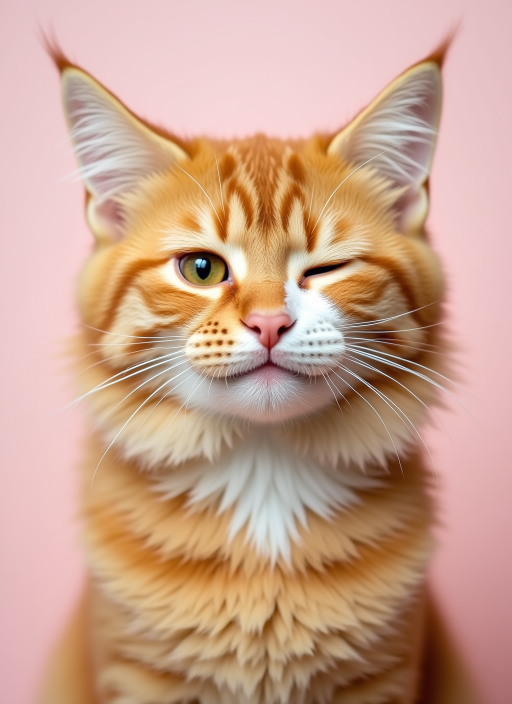
#> input picture store/appstore/faces/cat_6101.png, 1024 x 1408 px (shown at 1/2 size)
$ python make_iap_promo.py
#> lines starting #> are read from the running program, lines starting #| are printed output that depends on the picture; after the words box and inside, x2 and y2 are one past the last pixel; in counts of white or black regions, pixels touching at a corner belong together
#> in main, im is the input picture: PIL image 1024x1408 RGB; mean R, G, B 201.2, 162.6, 141.7
### store/appstore/make_appstore_shots.py
#!/usr/bin/env python3
"""Render the localized App Store screenshot sets for Mirror Booth.

    python3 store/appstore/make_appstore_shots.py [--locales pt-BR,fr-FR]

  store/appstore/screenshots/<locale>/NN_<scene>_iphone.png  1320x2868 (6.9")
  store/appstore/screenshots/<locale>/NN_<scene>_ipad.png    2064x2752 (13")

The folders follow the `fastlane deliver` layout (see README.md). They are
generated, so they stay out of git; rerun this to get them back.

Every picture comes from the fictional faces in faces/ (generate_faces.py),
mirrored the way the app mirrors and filtered by the app's own shaders through
mirrorbooth/tool/store_filter_render_test.dart. Filter and voice-effect names
are read from the app's ARB files, so the listing always matches the UI.
"""
import json
import os
import pathlib
import shutil
import subprocess
import sys
import tempfile

from PIL import Image, ImageDraw, ImageFilter, ImageFont

HERE = pathlib.Path(__file__).resolve().parent
REPO = HERE.parent.parent
APP = REPO / "mirrorbooth"
OUT = HERE / "screenshots"

FONT = "/System/Library/Fonts/SFNS.ttf"
# docs/ site palette, same as store/play/make_play_assets.py
BG_TOP = (13, 10, 20)
BG_BOTTOM = (36, 24, 60)
ACCENT = (216, 180, 254)
WHITE = (255, 255, 255)
RED = (255, 69, 58)

TARGETS = {"iphone": (1320, 2868), "ipad": (2064, 2752)}

# Face file -> x of the facial midline as a fraction of the width.
FACES = {
    "ana": ("ana_4102.png", 0.487),
    "lea": ("lea_4305.png", 0.500),
    "rafa": ("rafa_4204.png", 0.500),
}
FACE_Y = 0.37   # eye line, where crops are centred

GRID_FILTERS = ["neon", "popArt", "comic", "thermal", "vampire", "frozen"]
KALEIDO_FILTER = "comic"
VIDEO_FILTER = "crt"
AUDIO_CHIPS = ["audioEffectRobot", "audioEffectChipmunk", "audioEffectEcho"]

# App Store locale -> (ARB file, hero face, face used for the filter scenes)
LOCALES = {
    "en-US": ("en", "lea", "rafa"),
    "pt-BR": ("pt", "ana", "rafa"),
    "es-MX": ("es", "rafa", "ana"),
    "es-ES": ("es", "ana", "lea"),
    "fr-FR": ("fr", "lea", "ana"),
}
# Same pictures as en-US, per the ASO plan.
COPIES = {"en-GB": "en-US", "en-AU": "en-US", "en-CA": "en-US"}

EN = {
    "hero": "Which side of your face wins?",
    "original": "Original",
    "left": "Left + Left",
    "right": "Right + Right",
    "live": "Your perfectly symmetric face, live",
    "filters": "24 live filters",
    "kaleido": "Rotate the mirror, make a kaleidoscope",
    "video": "Record video with voice effects",
}
PT = {
    "hero": "Qual lado do seu rosto vence?",
    "original": "Original",
    "left": "Esquerdo + Esquerdo",
    "right": "Direito + Direito",
    "live": "Seu rosto perfeitamente simétrico, ao vivo",
    "filters": "24 filtros ao vivo",
    "kaleido": "Gire o espelho e crie um caleidoscópio",
    "video": "Grave vídeos com efeitos de voz",
}
ES_MX = {
    "hero": "¿Qué lado de tu cara gana?",
    "original": "Original",
    "left": "Izquierda + Izquierda",
    "right": "Derecha + Derecha",
    "live": "Tu cara perfectamente simétrica, en vivo",
    "filters": "24 filtros en vivo",
    "kaleido": "Gira el espejo y crea un caleidoscopio",
    "video": "Graba videos con efectos de voz",
}
ES_ES = dict(
    ES_MX,
    live="Tu cara perfectamente simétrica, en directo",
    filters="24 filtros en directo",
    video="Graba vídeos con efectos de voz",
)
FR = {
    "hero": "Quel côté de votre visage gagne ?",
    "original": "Original",
    "left": "Gauche + Gauche",
    "right": "Droite + Droite",
    "live": "Votre visage parfaitement symétrique, en direct",
    "filters": "24 filtres en direct",
    "kaleido": "Tournez le miroir, créez un kaléidoscope",
    "video": "Filmez avec des effets de voix",
}
COPY = {"en-US": EN, "pt-BR": PT, "es-MX": ES_MX, "es-ES": ES_ES, "fr-FR": FR}


# [8 lines left out: function font, not called in this run]


def gradient(size):
    w, h = size
    canvas = Image.new("RGB", size, BG_TOP)
    draw = ImageDraw.Draw(canvas)
    for y in range(h):
        t = y / max(h - 1, 1)
        draw.line([(0, y), (w, y)],
                  fill=tuple(int(a + (b - a) * t) for a, b in zip(BG_TOP, BG_BOTTOM)))
    return canvas


# [10 lines left out: function cover, not called in this run]


def mirror(im, midline, keep_left):
    """Reflect one half of the face across its midline, as the app does."""
#> called with midline = 0.5, keep_left = True
    cx = round(im.width * midline)
#> cx = 512
    half = min(cx, im.width - cx)
#> half = 512
    box = (cx - half, 0, cx, im.height) if keep_left else (cx, 0, cx + half, im.height)
#> box = (0, 0, 512, 1408)
    part = im.crop(box)
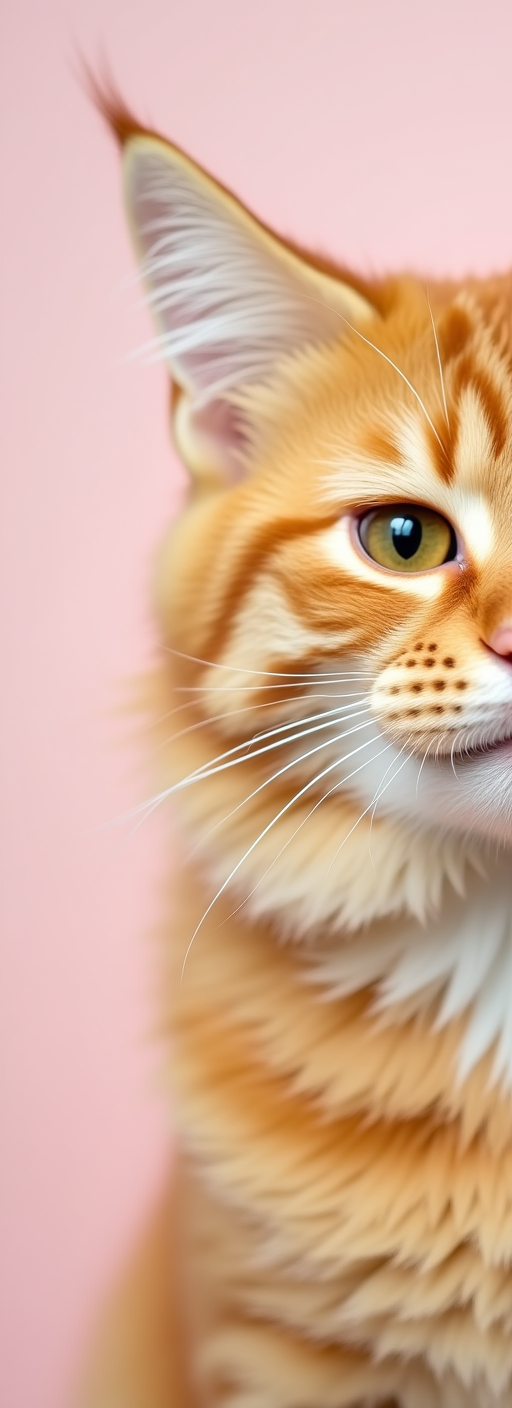
#> part: PIL image 512x1408 RGB; mean R, G, B 214.1, 176.1, 152.5
    flipped = part.transpose(Image.FLIP_LEFT_RIGHT)
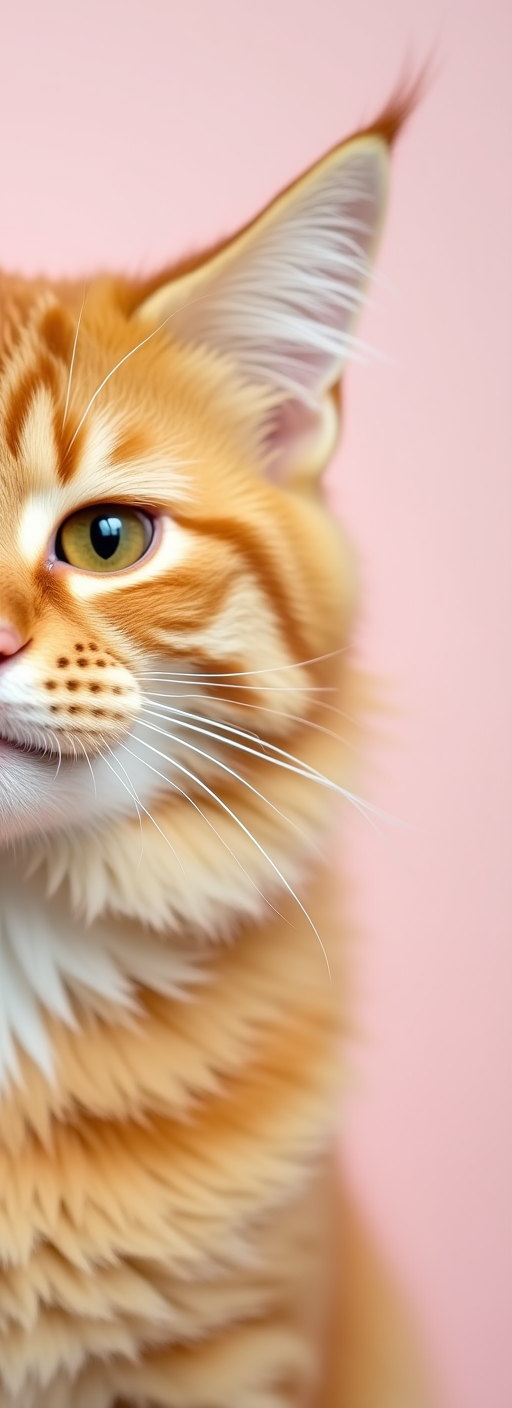
#> flipped: PIL image 512x1408 RGB; mean R, G, B 214.1, 176.1, 152.5
    out = Image.new("RGB", (half * 2, im.height))
#> out: PIL image 1024x1408 RGB; every value is 0
    out.paste(part if keep_left else flipped, (0, 0))
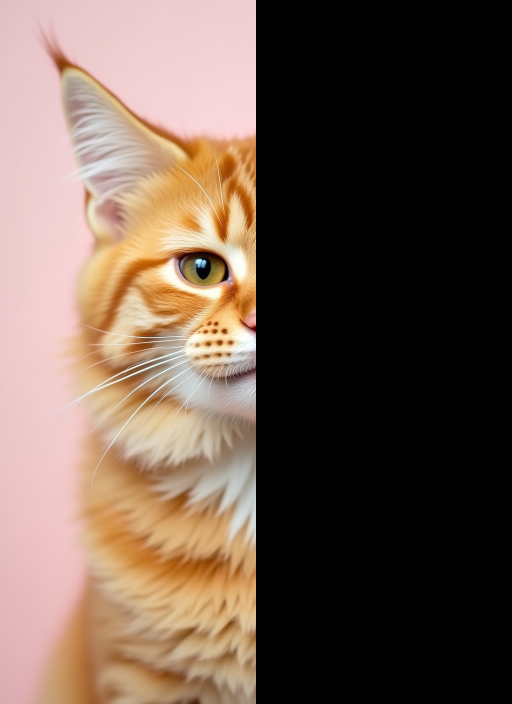
#> out: PIL image 1024x1408 RGB (shown at 1/2 size); mean R, G, B 107, 88.1, 76.2
    out.paste(flipped if keep_left else part, (half, 0))
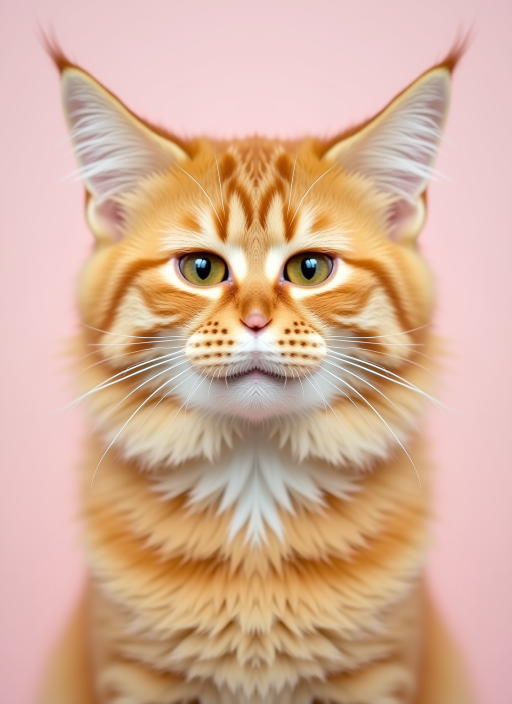
#> out: PIL image 1024x1408 RGB (shown at 1/2 size); mean R, G, B 214.1, 176.1, 152.5
    return out


# [153 lines left out: functions kaleido, wrap, headline, card, pill, labeled and 6 more, not called in this run]


SCENES = [("hero", scene_hero), ("live", scene_live), ("filters", scene_filters),
          ("kaleido", scene_kaleido), ("video", scene_video)]


def render_filters(work, sources):
    """Run the app's shaders over the sources; returns {stem_filter: Image}."""
    src = work / "in"
    src.mkdir()
    for stem, (image, _) in sources.items():
        image.save(src / f"{stem}.png")
    names = sorted({n for _, wanted in sources.values() for n in wanted})
    out = work / "out"
    subprocess.run(
        ["flutter", "test", "tool/store_filter_render_test.dart"],
        cwd=APP, check=True, stdout=subprocess.DEVNULL,
        env={**os.environ, "STORE_IN": str(src), "STORE_OUT": str(out),
             "STORE_FILTERS": ",".join(names)},
    )
    return {p.stem: Image.open(p).convert("RGB").copy() for p in out.glob("*.png")}


# [42 lines left out: function main, not called in this run]


# [2 lines that do not run on import are left out]

### store/appstore/make_iap_promo.py
#!/usr/bin/env python3
"""Promotion images (1024x1024) for the Art and Fantasy in-app purchases.

    python3 store/appstore/make_iap_promo.py

Each image is a 2x2 grid of one symmetric face run through four filters of
that collection with the app's own shaders. No text: the App Store shows the
purchase's display name next to the image. Writes promo/<product>.png.
"""
import pathlib
import tempfile

from PIL import Image, ImageDraw

import make_appstore_shots as shots

HERE = shots.HERE
OUT = HERE / "promo"
SIZE = 1024
GAP = 24

# product suffix -> (face, filters in reading order)
PROMOS = {
    "art_unlock": ("cat_6101.png", ["oil", "popArt", "pencil", "neon"]),
    "fantasy_unlock": ("comic_6811.png", ["demon", "cyborg", "frozen", "zombie"]),
}


def main():
    sources = {}
    for key, (face, filters) in PROMOS.items():
        im = Image.open(HERE / "faces" / face).convert("RGB")
        sources[key] = (shots.mirror(im, 0.50, True), filters)
#> pass 2 of the loop in main, `for key, (face, filters) in PROMOS.items():`:
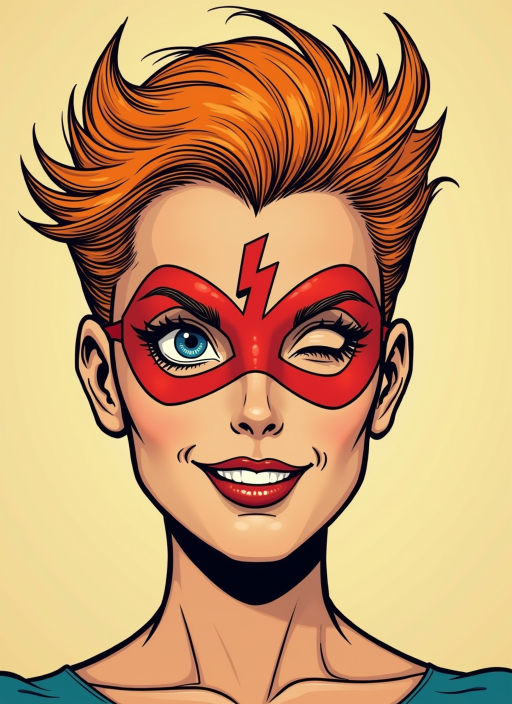
#> input picture store/appstore/faces/comic_6811.png, 1024 x 1408 px (shown at 1/2 size)
#> in main, im is the input picture: PIL image 1024x1408 RGB; mean R, G, B 197.5, 154.5, 108.7
#> in mirror (call 2), `flipped = part.transpose(Image.FLIP_LEFT_RIGHT)`:
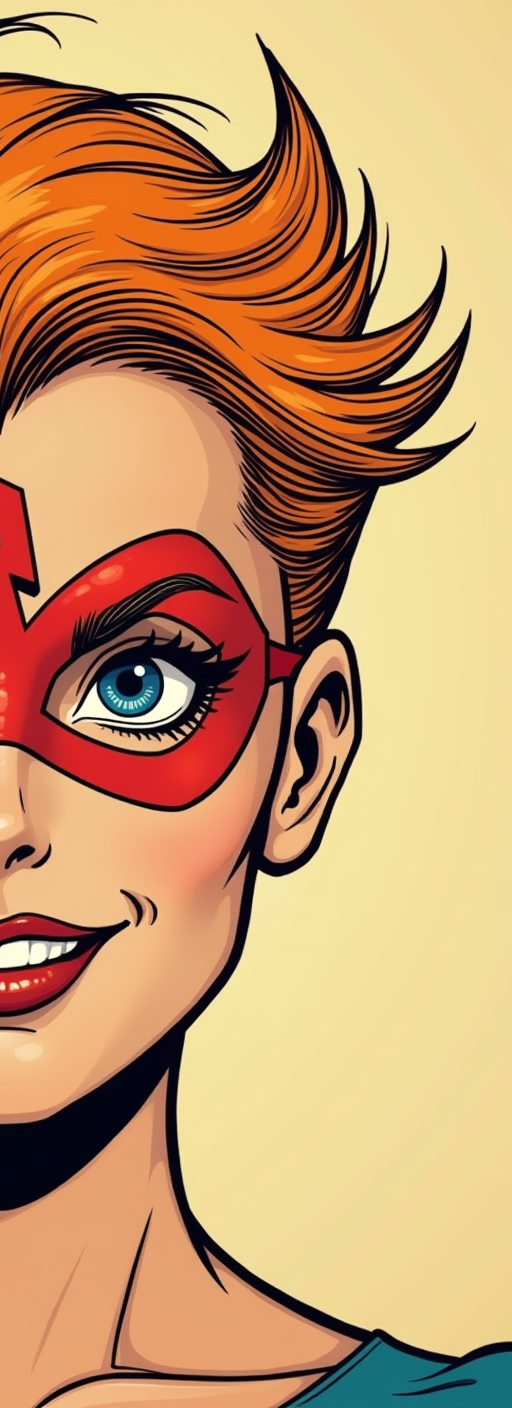
#> flipped: PIL image 512x1408 RGB; mean R, G, B 196.1, 151.5, 106.2
#> in mirror (call 2), `out.paste(flipped if keep_left else part, (half, 0))`:
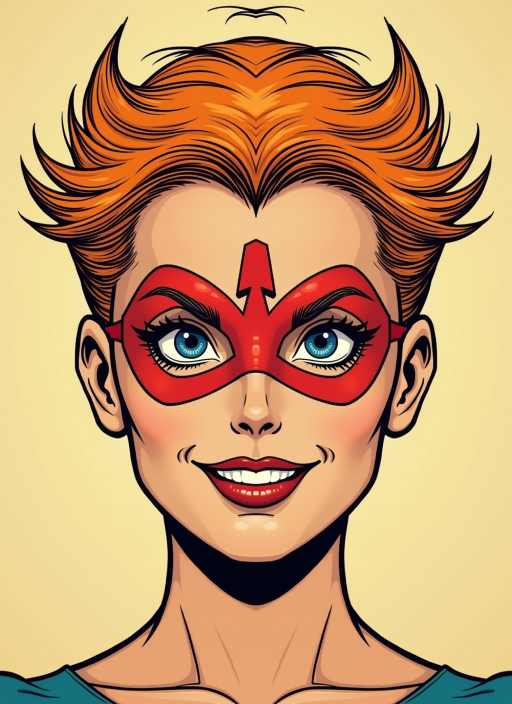
#> out: PIL image 1024x1408 RGB (shown at 1/2 size); mean R, G, B 196.1, 151.5, 106.2
    with tempfile.TemporaryDirectory() as tmp:
        filtered = shots.render_filters(pathlib.Path(tmp), sources)
#> the loop in render_filters, `for stem, (image, _) in sources.items():` made 2 passes
#> stem on passes 1 to 2: 'art_unlock', 'fantasy_unlock'
#> in render_filters, `names = sorted({n for _, wanted in sources.values() for n in wanted})`: names = ['cyborg', 'demon', 'frozen', 'neon', 'oil', 'pencil', 'popArt', 'zombie']
#> filtered = 0 items

    OUT.mkdir(exist_ok=True)
    cell = (SIZE - 3 * GAP) // 2
    mask = Image.new("L", (cell, cell), 0)
#> mask: PIL image 476x476 L; every value is 0
    ImageDraw.Draw(mask).rounded_rectangle((0, 0, cell - 1, cell - 1), 40, fill=255)
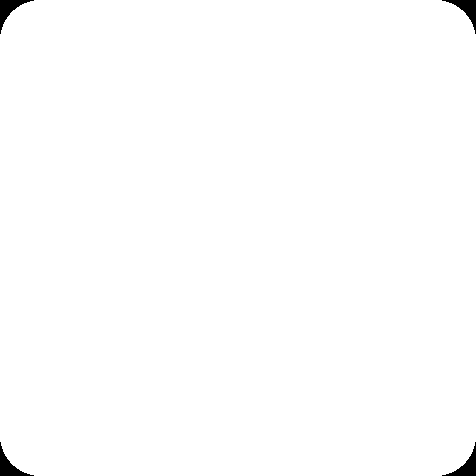
#> mask: PIL image 476x476 L; 99.4% white; 4 black regions, box (x1, y1, x2, y2) and area: (0, 0, 34, 34) 354, (442, 0, 476, 34) 354, (0, 442, 34, 476) 354, (442, 442, 476, 476) 354
    for key, (_, filters) in PROMOS.items():
        canvas = shots.gradient((SIZE, SIZE))
        for i, name in enumerate(filters):
            tile = shots.cover(filtered[f"{key}_{name}"], (cell, cell))
            x = GAP + (i % 2) * (cell + GAP)
            y = GAP + (i // 2) * (cell + GAP)
            canvas.paste(tile, (x, y), mask)
        canvas.convert("RGB").save(OUT / f"{key}.png", "PNG", optimize=True)
        print(key, "written")
#> this loop made 1 pass
#> pass 1, in gradient, `canvas = Image.new("RGB", size, BG_TOP)`:
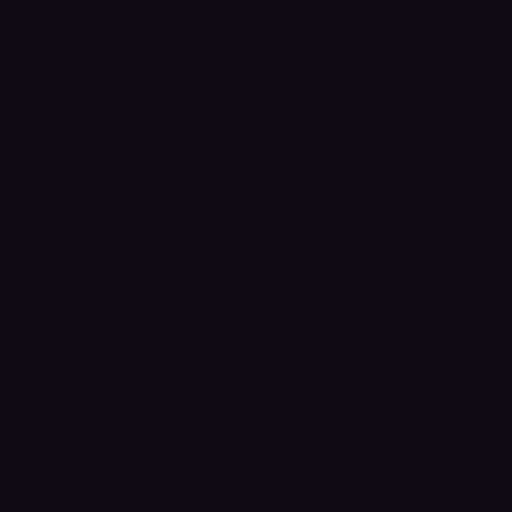
#> canvas: PIL image 1024x1024 RGB (shown at 1/2 size); mean R, G, B 13, 10, 20
#> pass 1, in main, `canvas = shots.gradient((SIZE, SIZE))`:
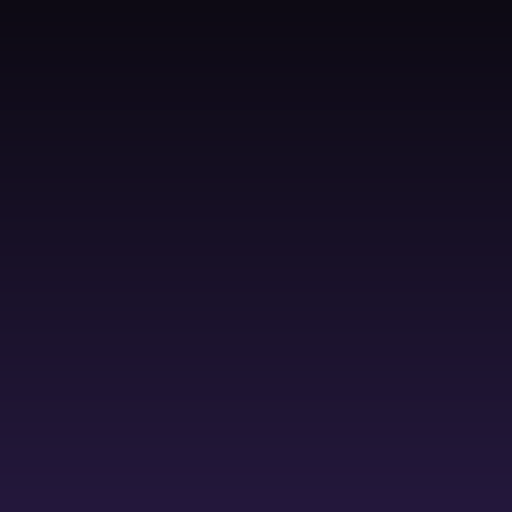
#> canvas: PIL image 1024x1024 RGB (shown at 1/2 size); mean R, G, B 24, 16.5, 39.5


if __name__ == "__main__":
#> (the run stopped early here; a loop or call above may not have finished)
